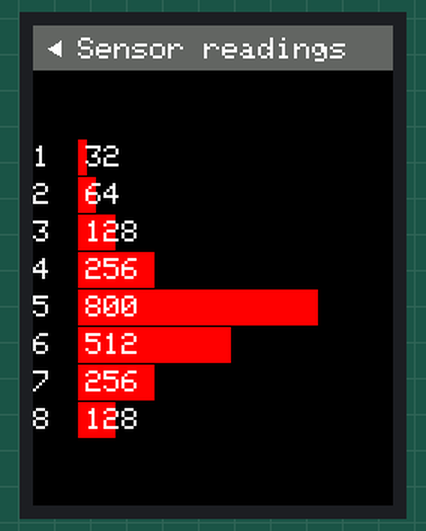
The sketch below on a simulated ESP32. On the bench: 240×320 colour display.

Above: at 0.35 s.
At 0.77 s:
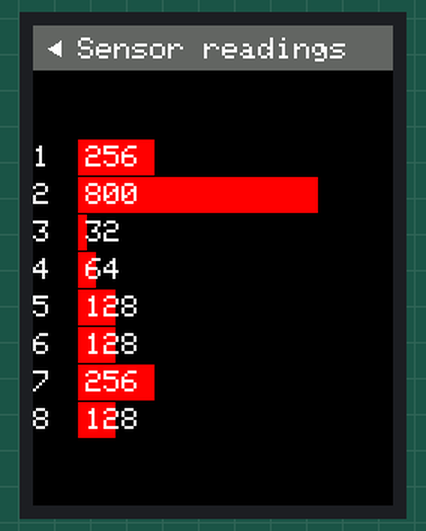
At 1.19 s:
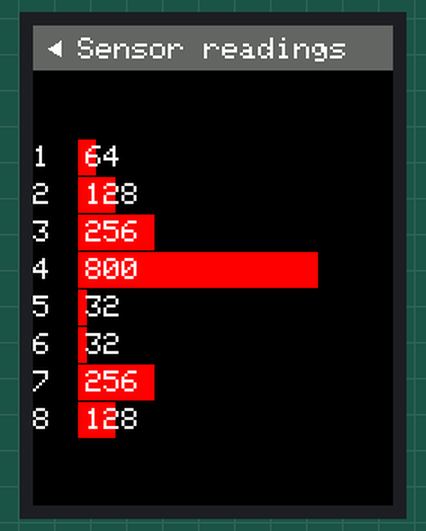

Measured:
- by itself, everything shown: repeats every 0.70 s, in 5 steps

The sketch:

ESP32-TFT-DISPLAY-TEXT-HELLO-WORLD.ino
```cpp
//The Game of Life, also known simply as Life, is a cellular automaton
//devised by the British mathematician John Horton Conway in 1970.
// https://en.wikipedia.org/wiki/Conway's_Game_of_Life


#include <SPI.h>
#include <TFT_eSPI.h> // Hardware-specific library
TFT_eSPI tft = TFT_eSPI();       // Invoke custom library


int sensorValue[8]={32, 64, 128, 256, 800, 512, 256, 128};
int oldSensorValue[8]={0, 0, 0, 0, 0, 0, 0, 0};


/// DEFINE COLORS

#define TFT_GRAY 0x7BEF
#define TFT_LIGHT_GRAY 0xC618
#define TFT_DARK_GRAY 0x632C
#define TFT_GREEN 0x07E0
#define TFT_LIME 0x87E0
#define TFT_BLUE 0x001F
#define TFT_RED 0xF800
#define TFT_AQUA 0x5D1C
#define TFT_YELLOW 0xFFE0
#define TFT_MAGENTA 0xF81F
#define TFT_CYAN 0x07FF
#define TFT_DARK_CYAN 0x03EF
#define TFT_ORANGE 0xFCA0
#define TFT_PINK 0xF97F
#define TFT_BROWN 0x8200
#define TFT_VIOLET 0x9199
#define TFT_SILVER 0xA510
#define TFT_GOLD 0xA508
#define TFT_NAVY 0x000F
#define TFT_MAROON 0x7800
#define TFT_PURPLE 0x780F
#define TFT_OLIVE 0x7BE0


void setup()   {

  //Set up the display
  tft.init();
  tft.setRotation(0);
  tft.fillScreen(TFT_BLACK);
  tft.setTextSize(2);
  tft.setTextColor(TFT_WHITE);

  // MENU HEADER
  // MENU BAR
  tft.fillRect(0, 0, 240, 30, TFT_DARK_GRAY);
  // SETA MENU ARROW
  tft.fillTriangle(18,10, 18,20, 10,15, TFT_WHITE);
  // MENU HEADER TEXT
  tft.setCursor(30, 8);
  tft.println(F("Sensor readings"));

  // PRINT NUMBERS FOR 1 TO 8
  for (int s=0; s<=7; s++) {
    tft.setCursor(0, 80+(s*25));
    tft.print(s+1);

  }


}

void loop() {


 updateSensorsBarGraph();

  delay(100);

  //  RECICLA VALORES PARA ANIMAÇAO TESTE
  sensorValue[5] = sensorValue[0];
  for (int s=0; s<=4; s++) {
    sensorValue[s] = sensorValue[s+1];
  }


}


////
////
////  F U N C T I O N S
////
////


void updateSensorsBarGraph() {

  for (int s=0; s<=7; s++) {
    if (sensorValue[s] != oldSensorValue[s]) {

      // ERASES BACKGROUND OF THE BAR
      tft.fillRect(30, 76+(s*25), 210, 24, TFT_BLACK);
      // DRAWS THE BAR
      tft.fillRect(30, 76+(s*25), sensorValue[s]/5, 24, TFT_RED);
      // PRINTS THE SENSOR VALUE
      tft.setCursor(35, 80+(s*25));
      tft.print(sensorValue[s]);

      oldSensorValue[s] = sensorValue[s];
    }
  }

}
```
